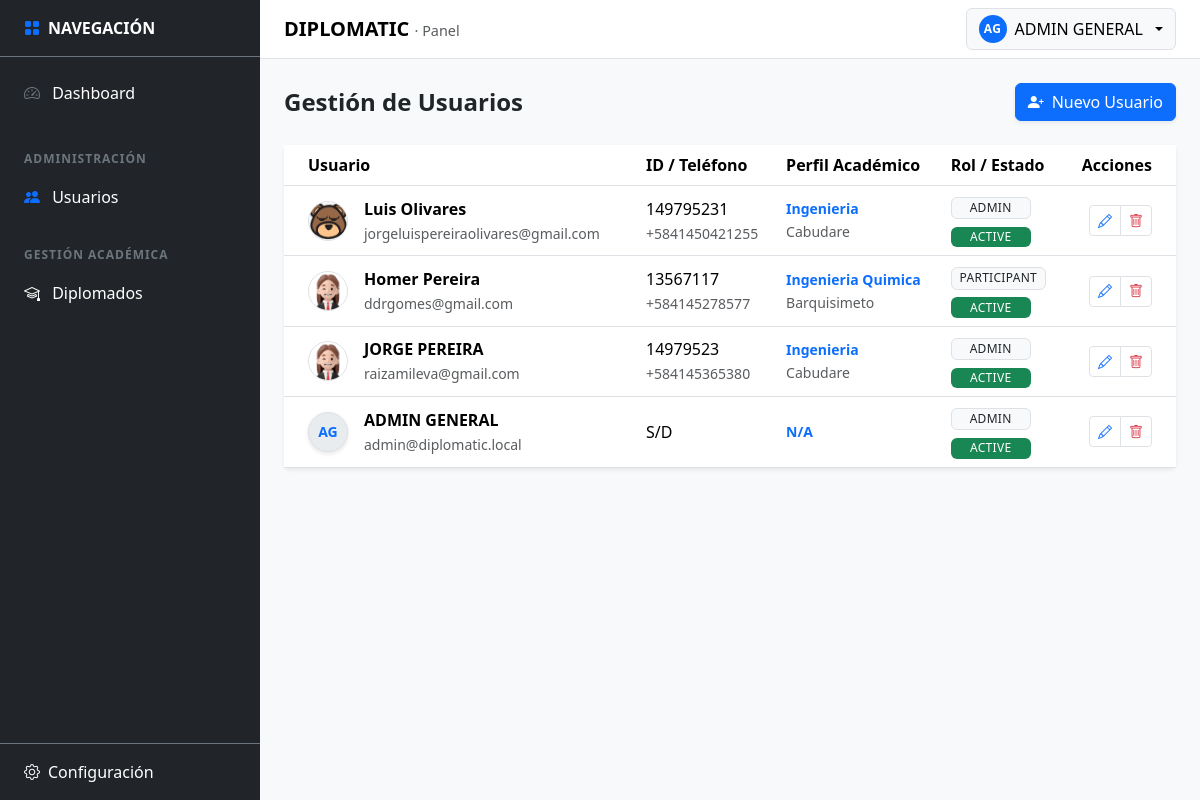
The app's page /users (signed in), older data.
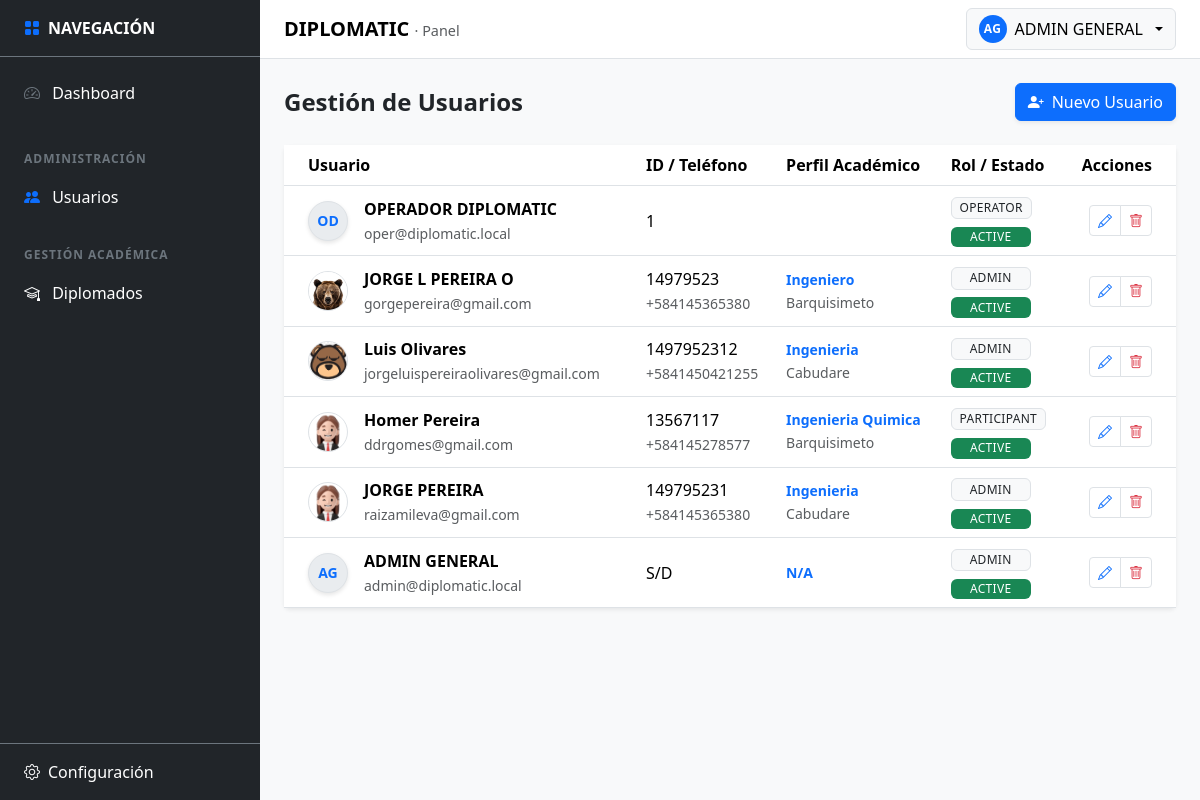
The same page, newer data.
### tables this page shows
CREATE TABLE `tbl_users` (
  `id` int(10) UNSIGNED NOT NULL,
  `user_type` enum('INTERNAL','PARTICIPANT') NOT NULL DEFAULT 'INTERNAL',
  `status` enum('ACTIVE','SUSPENDED','INACTIVE') NOT NULL DEFAULT 'ACTIVE',
  `first_name` varchar(100) NOT NULL,
  `last_name` varchar(100) NOT NULL,
  `email` varchar(190) NOT NULL,
  `role` varchar(60) DEFAULT 'PARTICIPANT',
  `phone` varchar(30) DEFAULT NULL,
  `document_id` varchar(30) DEFAULT NULL,
  `address` text DEFAULT NULL,
  `provenance` varchar(150) DEFAULT NULL,
  `undergraduate_degree` varchar(150) DEFAULT NULL,
  `avatar` varchar(255) DEFAULT 'default_avatar.png',
  `password_hash` varchar(255) NOT NULL,
  `last_login_at` datetime DEFAULT NULL,
  `created_at` datetime NOT NULL DEFAULT current_timestamp(),
  `updated_at` datetime NOT NULL DEFAULT current_timestamp() ON UPDATE current_timestamp(),
  `profile_complete` tinyint(1) DEFAULT 0
);

### app/core/Controller.php (called while the page is built, shortened)
<?php
abstract class Controller
{
  protected function view(string $viewPath, array $data = []): void
  {
    View::render($viewPath, $data);
  }
}

### app/controllers/UsersController.php (called while the page is built, shortened)
<?php
final class UsersController extends Controller
{
    public function index(): void
    {
        $userModel = new UserModel();
        try {
            $db = (new Database())->getConnection();
            $stmt = $db->query("SELECT role_key, name FROM tbl_roles WHERE status = 'ACTIVE' ORDER BY level DESC");
            $roles = $stmt->fetchAll();
        } catch (\Exception $e) {
            $roles = [];
        }
        $this->view('users/index', [
            'users' => $userModel->getAll(),
            'roles' => $roles
        ]);
    }
}

### app/core/Router.php (called while the page is built, shortened)
<?php
final class Router
{
  private array $routes = [
    'GET' => [],
    'POST' => [],
  ];
  public function get(string $path, array $handler): void
  {
    $this->routes['GET'][$this->normalize($path)] = $handler;
  }
  public function post(string $path, array $handler): void
  {
    $this->routes['POST'][$this->normalize($path)] = $handler;
  }
  public function dispatch(): void
  {
    $method = $_SERVER['REQUEST_METHOD'] ?? 'GET';
    $uri = parse_url($_SERVER['REQUEST_URI'] ?? '/', PHP_URL_PATH) ?? '/';
    $basePath = $this->detectBasePath();
    $path = $this->normalize(str_replace($basePath, '', $uri) ?: '/');
    $handler = $this->routes[$method][$path] ?? null;
    [$class, $action] = $handler;
    $controller = new $class();
    $controller->$action();
  }
  private function normalize(string $path): string
  {
    $path = '/' . trim($path, '/');
    return $path === '//' ? '/' : $path;
  }
  private function detectBasePath(): string
  {
    $scriptName = $_SERVER['SCRIPT_NAME'] ?? '';
    $dir = str_replace('\\', '/', dirname($scriptName));
    return rtrim($dir, '/');
  }
}

### app/core/Bootstrap.php (called while the page is built, shortened)
<?php
final class Bootstrap
{
    public function run(): void
    {
        $router = new Router();
        $router->get('/', [AuthController::class, 'showLogin']);
        $router->post('/login', [AuthController::class, 'doLogin']);
        $router->get('/logout', [AuthController::class, 'logout']);
        $router->get('/dashboard', [DashboardController::class, 'index']);
        $router->get('/profile', [ProfileController::class, 'index']);
        $router->post('/profile/update', [ProfileController::class, 'update']);
        $router->get('/profile/security', [ProfileController::class, 'security']);
        $router->post('/profile/change-password', [ProfileController::class, 'changePassword']);
        $router->get('/settings', [SettingsController::class, 'index']);
        $router->get('/settings/correo', [SettingsEmailController::class, 'index']);
        $router->post('/settings/save-correo', [SettingsEmailController::class, 'save']);
        $router->post('/settings/test-correo', [SettingsEmailController::class, 'test']);
        $router->get('/settings/empresa', [SettingsCompanyController::class, 'index']);
        $router->post('/settings/empresa/save', [SettingsCompanyController::class, 'save']);
        $router->get('/settings/whatsapp', [SettingsWhatsappController::class, 'index']);
        $router->post('/settings/whatsapp/save-template', [SettingsWhatsappController::class, 'saveTemplate']);
        $router->post('/settings/whatsapp/log', [SettingsWhatsappController::class, 'logSend']);
        $router->get('/settings/eventos', [SettingsEventsController::class, 'index']);
        $router->get('/settings/eventos/filter', [SettingsEventsController::class, 'filter']);
        $router->get('/users', [UsersController::class, 'index']);
        $router->post('/users/save', [UsersController::class, 'save']);
        $router->post('/users/delete', [UsersController::class, 'delete']);
        $router->get('/register', [RegisterController::class, 'index']);
        $router->post('/register/submit', [RegisterController::class, 'submit']);
        $router->get('/register/validate', [RegisterController::class, 'validateToken']);
        $router->post('/register/create-password', [RegisterController::class, 'createPassword']);
        $router->get('/register/complete', [RegisterController::class, 'completeProfile']);
        $router->get('/forgot-password', [RegisterController::class, 'forgotPasswordIndex']);
        $router->post('/forgot-password/submit', [RegisterController::class, 'forgotPasswordSubmit']);
        $router->get('/forgot-password/validate', [RegisterController::class, 'validateToken']);
        $router->dispatch();
    }
}

### public/index.php (called while the page is built, shortened)
<?php
$app = new \App\Core\Bootstrap();
$app->run();

### app/models/UserModel.php (called while the page is built, shortened)
<?php
class UserModel
{
    private $db;
    public function __construct()
    {
        $this->db = (new Database())->getConnection();
    }
    public function getAll(): array
    {
        $sql = "SELECT * FROM tbl_users WHERE status != 'INACTIVE' ORDER BY created_at DESC";
        return $this->db->query($sql)->fetchAll(PDO::FETCH_ASSOC);
    }
}

### app/views/users/index.php (the view, shortened to what the rows shown need)
<?php
$basePath = rtrim(str_replace('\\', '/', dirname($_SERVER['SCRIPT_NAME'] ?? '')), '/');
?>
<div class="d-flex justify-content-between align-items-center mb-4">
    <h2 class="h4 fw-bold mb-0">Gestión de Usuarios</h2>
</div>
<div class="card border-0 shadow-sm">
    <div class="card-body p-0">
        <div class="table-responsive">
            <table class="table table-hover align-middle mb-0">
                <thead class="bg-light">
                    <tr>
                        <th class="ps-4">Usuario</th>
                        <th>ID / Teléfono</th>
                        <th>Perfil Académico</th>
                        <th>Rol / Estado</th>
                        <th class="text-end pe-4">Acciones</th>
                    </tr>
                </thead>
                <tbody>
                    <?php foreach ($users as $u): ?>
                    <tr>
                        <td class="ps-4">
                            <div class="d-flex align-items-center gap-3">
                                <?php if (!empty($u['avatar']) && $u['avatar'] !== 'default_avatar.png'): ?>
                                    <img src="<?= $basePath ?>/assets/img/avatars/<?= htmlspecialchars($u['avatar']) ?>" class="rounded-circle border" width="40" height="40" style="object-fit: cover;">
                                <?php else: ?>
                                    <div class="avatar-circle"><?= strtoupper(substr($u['first_name'] ?? 'U', 0, 1) . substr($u['last_name'] ?? 'N', 0, 1)) ?></div>
                                <?php endif; ?>
                                <div>
                                    <div class="fw-bold"><?= htmlspecialchars($u['first_name'].' '.$u['last_name']) ?></div>
                                    <small class="text-muted"><?= htmlspecialchars($u['email']) ?></small>
                                </div>
                            </div>
                        </td>
                        <td>
                            <div><?= htmlspecialchars($u['document_id'] ?? 'S/D') ?></div>
                            <small class="text-muted"><?= htmlspecialchars($u['phone'] ?? '') ?></small>
                        </td>
                        <td>
                            <div class="small fw-bold text-primary"><?= htmlspecialchars($u['undergraduate_degree'] ?? 'N/A') ?></div>
                            <small class="text-muted"><?= htmlspecialchars($u['provenance'] ?? '') ?></small>
                        </td>
                        <td>
                            <div class="mb-1"><span class="badge bg-light text-dark border"><?= htmlspecialchars($u['role']) ?></span></div>
                            <?php
                                $statusClass = ($u['status'] === 'ACTIVE') ? 'bg-success' : 'bg-warning text-dark';
                            ?>
                            <span class="badge <?= $statusClass ?>"><?= htmlspecialchars($u['status']) ?></span>
                        </td>
                        <td class="text-end pe-4">
                            <div class="btn-group">
                                <button class="btn btn-sm btn-white border" title="Editar" onclick='editUser(<?= json_encode($u) ?>)'>
                                    <i class="bi bi-pencil text-primary"></i>
                                </button>
                                <button class="btn btn-sm btn-white border" title="Desactivar" onclick="deleteUser(<?= $u['id'] ?>)">
                                    <i class="bi bi-trash text-danger"></i>
                                </button>
                            </div>
                        </td>
                    </tr>
                    <?php endforeach; ?>
                </tbody>
            </table>
        </div>
    </div>
</div>

### app/views/topnav.php (shortened to what the rows shown need)
<?php
$basePath   = rtrim(str_replace('\\', '/', dirname($_SERVER['SCRIPT_NAME'] ?? '')), '/');
$userName   = $_SESSION['user']['name'] ?? 'Usuario';
$userAvatar = $_SESSION['user']['avatar'] ?? 'default_avatar.png';
$initials = '';
if ($userName !== '') {
  $parts = preg_split('/\s+/', trim($userName));
  $initials = strtoupper(substr($parts[0] ?? 'U', 0, 1) . substr($parts[1] ?? '', 0, 1));
  $initials = trim($initials) !== '' ? $initials : 'U';
} else {
  $initials = 'U';
}
$avatarURL  = $basePath . '/assets/img/avatars/' . $userAvatar;
$avatarPath = __DIR__ . '/../../public/assets/img/avatars/' . $userAvatar;
?>
<nav class="navbar dp-topnav bg-white border-bottom sticky-top">
  <div class="container-fluid px-3 px-md-4 d-flex align-items-center justify-content-between">
    <div class="dropdown">
      <button class="btn btn-light border dp-userbtn dropdown-toggle d-flex align-items-center gap-2"
              type="button"
              data-bs-toggle="dropdown"
              aria-expanded="false">
        <?php if ($userAvatar !== 'default_avatar.png' && file_exists($avatarPath)): ?>
            <img src="<?= $avatarURL ?>" class="rounded-circle" style="width: 24px; height: 24px; object-fit: cover;" alt="Avatar">
        <?php else: ?>
            <span class="dp-avatar" aria-hidden="true"><?= htmlspecialchars($initials) ?></span>
        <?php endif; ?>
        <span class="d-none d-sm-inline"><?= htmlspecialchars($userName) ?></span>
      </button>
    </div>
  </div>
</nav>

Row changes from the older to the newer data that the page shows:
added tbl_users: first_name+last_name "OD", first_name+last_name "OPERADOR DIPLOMATIC", email "oper@diplomatic.local", document "1", role "OPERATOR", status "ACTIVE"
added tbl_users: avatar (picture), first_name+last_name "JORGE L PEREIRA O", email "gorgepereira@gmail.com", document "14979523", phone "+584145365380", undergraduate_degree "Ingeniero", provenance "Barquisimeto", role "ADMIN", status "ACTIVE"
changed tbl_users "Luis Olivares": document "149795231" → "1497952312"
changed tbl_users "JORGE PEREIRA": document "14979523" → "149795231"
